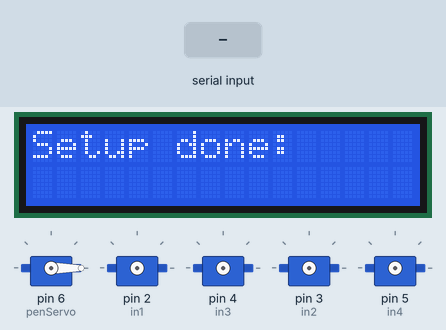
Simulated run of this sketch. Board: Arduino Uno, built with avr-gcc and run on an emulated ATmega328P. Parts: 16×2 character LCD, 5 × servo. Wiring (inferred from the names in the program): 4 × servo: signal pin 2 / signal pin 3 / signal pin 4 / signal pin 5. The inputs (shaded band) are chosen by the test bench. Servo pulses on a pin are drawn as a servo (544–2400 µs = 0–180°).

Above: at 1.7 s.
1.8 s: "d" received over Serial
At 3.0 s:
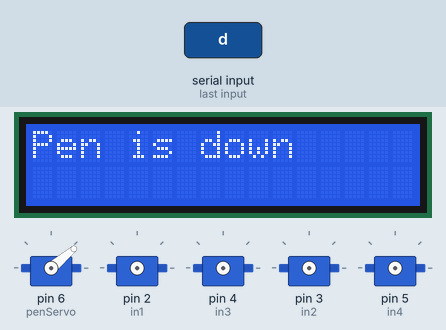
3.3 s: "u" received over Serial
At 4.1 s:
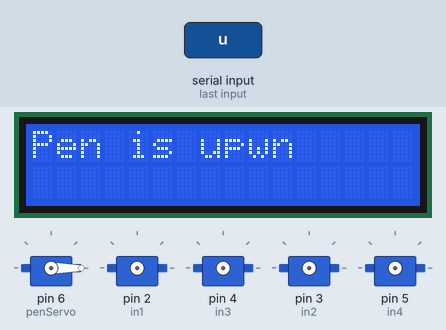
4.8 s: "b" received over Serial
Timing chart, 0 to 7.8 s (numbered marks = the images above; inputs shaded):
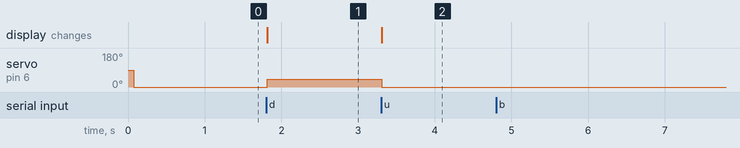

The sketch:

V3_ServoUPDown_ForwardBackward.ino
```cpp
#include<LiquidCrystal_I2C.h>
LiquidCrystal_I2C lcd(0x3F, 2, 1, 0, 4, 5, 6, 7, 3, POSITIVE);
#include<Servo.h>
/*
 * I find serious bug in the step mechanism,
 * which might causing the power-cut issue.
 * I think there's shouldn't be any delay
 * between Turning on and turning off a phase.
 *
 * *You might be interested to know how much time it takes
 * to turn on and turn off a phase, by using
 * millis() timestamps.
 *
 *
 *
 *
 *
 *
 *
 *
 *
 *
 */

Servo penServo;

#define in1 2 //A+
#define in2 3 //A-
#define in3 4 //B+
#define in4 5 //B-


void setup() {
  lcd.begin(16, 2);
  Serial.begin(9600);
  penServo.attach(6);

  pinMode(in1, OUTPUT);
  pinMode(in2, OUTPUT);
  pinMode(in3, OUTPUT);
  pinMode(in4, OUTPUT);

  lcd.home();
  lcd.println("Setup done:");
  penServo.write(0);
  delay(500);
}


void loop() {
 if(Serial.available() > 0)
 {
  char command = Serial.read();
  switch(command)
  {
    case 'u':
    {
      penServo.write(0);
      lcd.home();
      lcd.print("Pen is up");
      delay(500);
    }
    break;
    case 'd':
    {
      penServo.write(40);
      lcd.home();
      lcd.print("Pen is down");
      delay(500);
    }
    break;
    case 'b':
    {
      stepBackward(1, 10);
    }
    break;
    case 'f':
    {
      stepForward(1, 10);
    }

    default:
    break;
  }
 }

}

#define highTime 2   //The period of phase being turned on in millisecond.

void stepBackward(int stepCount, int switchGap)  //function for one backward step
{
 for(int i = 0; i<=stepCount; i++)
 {
  //Turning on phase A in +-
  digitalWrite(in1, HIGH);
  digitalWrite(in2, LOW);
  delay(highTime);
  //Turning off phase A
  digitalWrite(in1, LOW);
  digitalWrite(in2, LOW);
  delay(switchGap);

  //Turning on phase B in +-
  digitalWrite(in3, HIGH);
  digitalWrite(in4, LOW);
  delay(highTime);
  //Turning off phase B
  digitalWrite(in3, LOW);
  digitalWrite(in4, LOW);
  delay(switchGap);
  //--------------------------------------

  //Turning phase A in -+
  digitalWrite(in1, LOW);
  digitalWrite(in2, HIGH);
  delay(highTime);
  //Turning off phase A
  digitalWrite(in1, LOW);
  digitalWrite(in2, LOW);
  delay(switchGap);

   //Turning on phase B in -+
  digitalWrite(in3, LOW);
  digitalWrite(in4, HIGH);
  delay(highTime);
  //Turning off phase B
  digitalWrite(in3, LOW);
  digitalWrite(in4, LOW);
  delay(switchGap);
 }
}

void stepForward(int stepCount, int switchGap)  //Function for one forward step
{
 for(int i = 0; i<=stepCount; i++)
 {
  //Turning on phase B in +-
  digitalWrite(in3, HIGH);
  digitalWrite(in4, LOW);
  delay(highTime);
  //Turning off phase B
  digitalWrite(in3, LOW);
  digitalWrite(in4, LOW);
  delay(switchGap);
  //--------------------------------------

  //Turning on phase A in +-
  digitalWrite(in1, HIGH);
  digitalWrite(in2, LOW);
  delay(highTime);
  //Turning off phase A
  digitalWrite(in1, LOW);
  digitalWrite(in2, LOW);
 delay(switchGap);


   //Turning on phase B in -+
  digitalWrite(in3, LOW);
  digitalWrite(in4, HIGH);
  delay(highTime);
  //Turning off phase B
  digitalWrite(in3, LOW);
  digitalWrite(in4, LOW);
  delay(switchGap);


  //Turning phase A in -+
  digitalWrite(in1, LOW);
  digitalWrite(in2, HIGH);
  delay(highTime);
  //Turning off phase A
  digitalWrite(in1, LOW);
  digitalWrite(in2, LOW);
  delay(switchGap);

 }


}
```

Measured:
- after the input at 1.8 s, servo on pin 6 (penServo): 0° → 40° at once; the display: changes at once (image 1)
- after the input at 3.3 s, servo on pin 6 (penServo): 40° → 0° at once; the display: changes at once (image 2)
